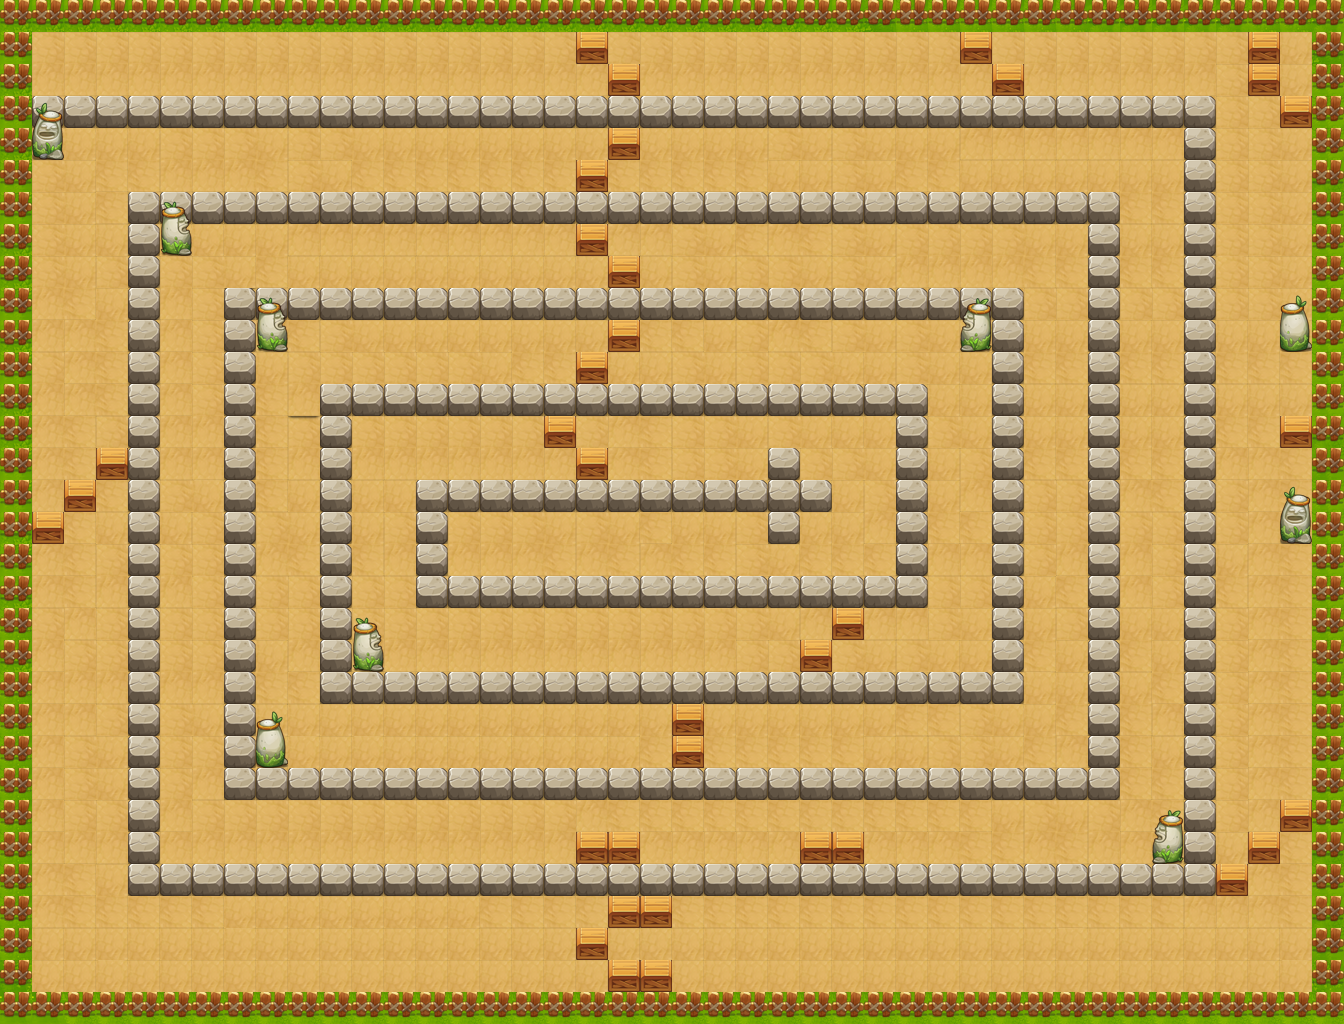

Below is a game level as drawn by its tile map, then a one-line description and the .tmx that defines it (tile-layer data replaced by summaries):
An orthogonal 42x32 tile map with 32x32 px tiles, 5 tile layers (PASS, 块层 1, 块层 2, 块层 3, ...) and 53 objects (46x TRAP, 6x BOSS, PLAYER).

<map version="1.0" orientation="orthogonal" width="42" height="32" tilewidth="32" tileheight="32">
 <properties>
  <property name="DESTRY1" value="149" />
  <property name="DESTRY2" value="224" />
  <property name="DESTRY3" value="144" />
  <property name="DESTRY4" value="177" />
  <property name="DESTRY5" value="141" />
  <property name="DESTRY6" value="170" />
  <property name="DESTRY7" value="173" />
  <property name="DESTRY_COUNT" value="7" />
  <property name="EXP" value="95" />
  <property name="ITEM" value="D001" />
  <property name="MONEY" value="165" />
 </properties>
 <tileset firstgid="1" name="xzdxc" tilewidth="32" tileheight="32">
  <image source="xzdxc.png" width="500" height="1024" />
 </tileset>
 <layer name="PASS" width="42" height="32">
  <data>[1344 cells, 542 non-empty, 15 distinct tile ids]</data>
 </layer>
 <layer name="块层 1" width="42" height="32">
  <data>[1344 cells, 1344 non-empty, 16 distinct tile ids]</data>
 </layer>
 <layer name="块层 2" width="42" height="32">
  <data>[1344 cells, 147 non-empty, 2 distinct tile ids]</data>
 </layer>
 <layer name="块层 3" width="42" height="32">
  <data>[1344 cells, 362 non-empty, 2 distinct tile ids]</data>
 </layer>
 <layer name="块层 6" width="42" height="32">
  <data>[1344 cells, 18 non-empty, 8 distinct tile ids]</data>
 </layer>
 <objectgroup name="对象层 1" width="42" height="32">
  <!-- 53 objects omitted --></objectgroup>
</map>
<!-- 53 of 53 objects omitted -->
